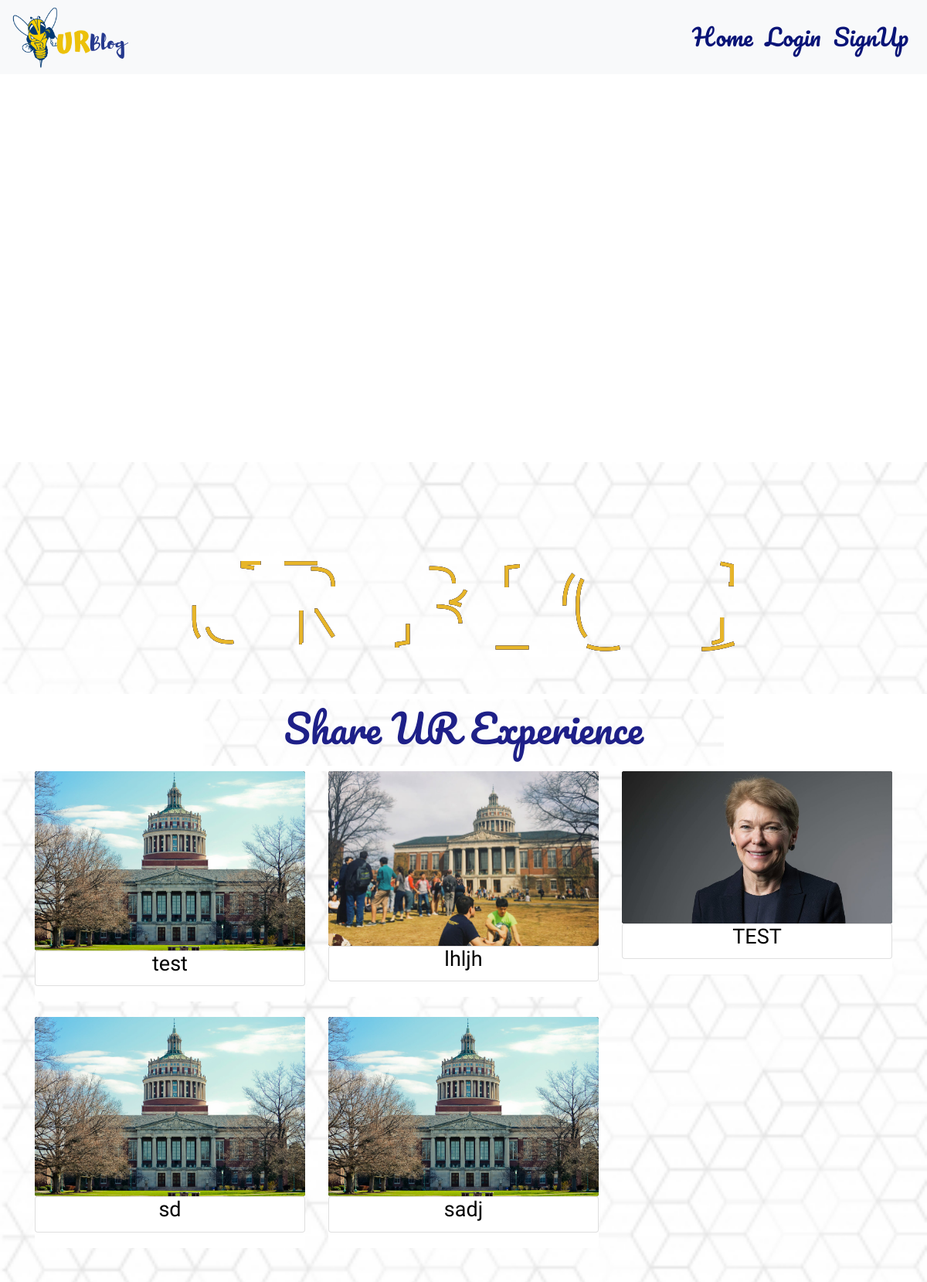
Before: / with the older database file.
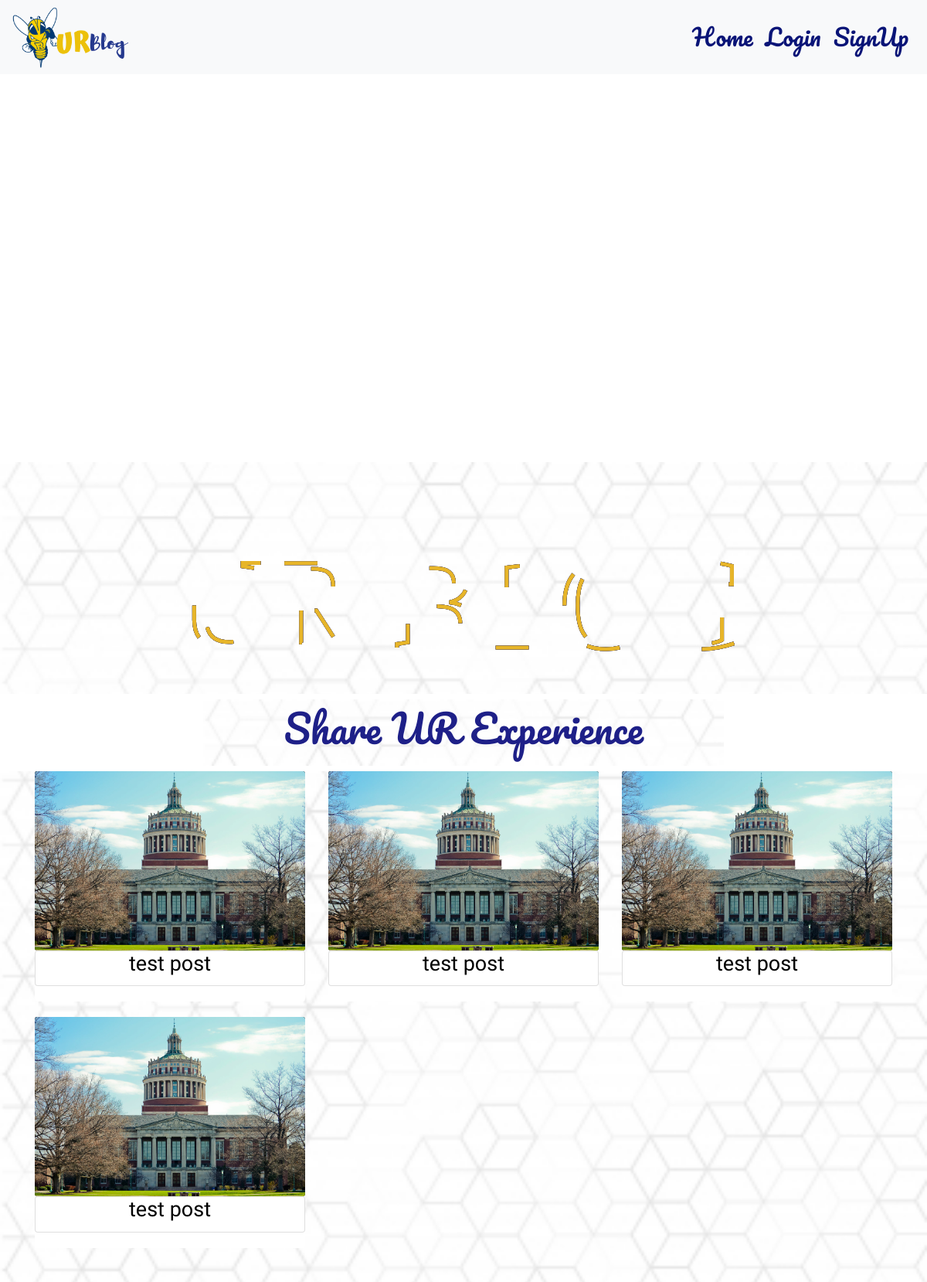
After: the same page with the newer database file.
### backend.py (models this page shows)
class Post(db.Model):
    __tablename__ = "Posts"
    id = db.Column(db.Integer, primary_key=True, autoincrement = True)
    title = db.Column(db.String(50), nullable = False)
    description = db.Column(db.String(128))
    time = db.Column(db.DateTime)
    picture = db.Column(db.String(50), nullable = True)
    user_id = db.Column(db.Integer, db.ForeignKey('Users.id'), nullable=False)
    comments = db.relationship('Comment', backref='post_of_comment', lazy=True)

### backend.py (the view)
@app.route('/')
def home():
    logged_in = checklogin()
    posts = Post.query.all()
    return render_template("Landing.html", logged_in=logged_in, posts=posts)

### backend.py (called while the page is built)
def checklogin():
    if current_user.is_authenticated:
        return True
    else:
        return False

### templates/Landing.html (shortened to what this page needs)
{%  extends "Header.html" %}
{% block content %}
<body >
    <ul class="slideshow">
      </ul>
   <div class = "back">
          {% if logged_in %}
            <a href="http://localhost:5000/create">
              <div class="box-1">
              <div class="btn btn-one">
              <span id="new">Share UR Experience</span>
              </div>
              </div>
            </a>
          {% else %}
            <a href="http://localhost:5000/login">
              <div class="box-1">
              <div class="btn btn-one">
              <span id="new">Share UR Experience</span>
              </div>
              </div>
            </a>
          {% endif %}
<div class = "container">
      <div class = "row text-center">
          {% for post in posts %}
          <div class ="col-md-4 col-sm-6">
              <div class = "card border-0">
                <a href="posts/{{post.id}}"> <img class ="card-img" src="/static/post_pictures/{{post.picture}}">
                  <div class = "card body">
                      <h4 class = "card-title" id = "text"> {{ post.title }} </h4>
                    </div>
                    <div class = "card-img-overlay text-center">
                </div>
                </a>
              </div>
            </div>
      {% endfor %}
    </div>
{% endblock %}

### templates/Header.html (shortened to what this page needs)
<!DOCTYPE html>
<html lang="en">
<head>
	<link rel="stylesheet" href="/static/mero.css">
	<link rel="stylesheet" href="https://stackpath.bootstrapcdn.com/bootstrap/4.3.1/css/bootstrap.min.css">
  <nav class="navbar navbar-light bg-light navbar-expand-md fixed-top">
    <a href="http://localhost:5000/"><img class="logo" src="/static/images/logo.png"></a>
    <div class="collapse navbar-collapse " id="forDisplay">
      <ul class="navbar-nav ml-auto">
        {% if logged_in %}
          <a class="nav-link" href="http://localhost:5000/">Home</a>
          <a class="nav-link" href="http://localhost:5000/logout">Logout</a>
          <a class="nav-link" href="http://localhost:5000/profile"><img class ="logo1" id="nav_img" src="/static/user_pictures/{{current_user.picture}}"></a>
        {% else %}
          <a class="nav-link" href="http://localhost:5000/">Home</a>
          <a class="nav-link" href="http://localhost:5000/login">Login</a>
          <a class="nav-link" href="http://localhost:5000/signup">SignUp</a>
        {% endif %}
      </ul>
    </div>
  </nav>
</head>
<br>
<br>
  {% block content %} {% endblock %}
</body>
<br>
</html>

### static/mero.css (style rules this page uses)
.back { background-image:url("images/home.jpg"); background-repeat:no-repeat; background-size:cover; }
#new { width: 100%; height: 100%; overflow: hidden; margin: 0; flex-direction: column; flex-wrap: wrap; font-family: 'Pacifico', cursive; font-size: 50px; display: block; color: #05077a; background-image:url("images/home.jpg"); background-size: 1000px 1000px; background-repeat: no-repeat; }
div[class*=box] { height: 30%; width: 100%; display: flex; justify-content: center; align-items: center; }
.box-1 { background-color: white; }
.btn { line-height: 100px; height: 100px; text-align: center; width: 700px; cursor: pointer; }
.btn-one { color: #000000; transition: all 0.3s; position: relative; }
.btn-one span { transition: all 0.3s; }
.btn-one::before { content: ''; position: absolute; bottom: 0; left: 0; width: 100%; height: 100%; z-index: 1; opacity: 0; transition: all 0.3s; border-top-width: 1px; border-bottom-width: 1px; border-top-style: solid; border-bottom-style: solid; border-top-color: #e7b529; border-bottom-color:#e7b529; transform: scale(0.1, 1); }
.btn-one::after { content: ''; position: absolute; bottom: 0; left: 0; width: 100%; height: 100%; z-index: 1; transition: all 0.3s; background-color: rgba(255,255,255,0.1); }
html, body { height: 80%; font-weight: 100; }
body { background: #030321; font-family: Arial; }
svg { display: block; font: 10.5em 'Montserrat'; height: 300px; margin: 0 auto; }
.card-img { width: 100%; height: 100%; background-color: black; background-size: cover; transition:all 0.3s ease-in-out; opacity:1; }
.card { margin-bottom: 20px !important; }
#text { font-family: 'Acme', sans-serif; font-size: 27px; color: black; }
.slideshow { position: relative; height: 550px; list-style: none; margin: 0; padding: 0; }
.logo { width: 150px; padding-top: -0x; }
.nav-link { padding-top:-100px; }
.navbar { font-family: 'Pacifico', cursive; display: block; font-size: 30px; }
.navbar .navbar-nav a { color: rgb(9, 20, 119) !important; }

Changed rows visible on the page:
removed Post: picture (picture), title "lhljh"
removed Post: picture (placeholder picture), title "sadj"
changed Post (number 1 of 4 on the later page): title "test" → "test post"
added Post: picture (placeholder picture), title "test post"
changed Post (number 3 of 4 on the later page): picture: picture removed, a placeholder shows; title "TEST" → "test post"
changed Post (number 4 of 4 on the later page): title "sd" → "test post"
